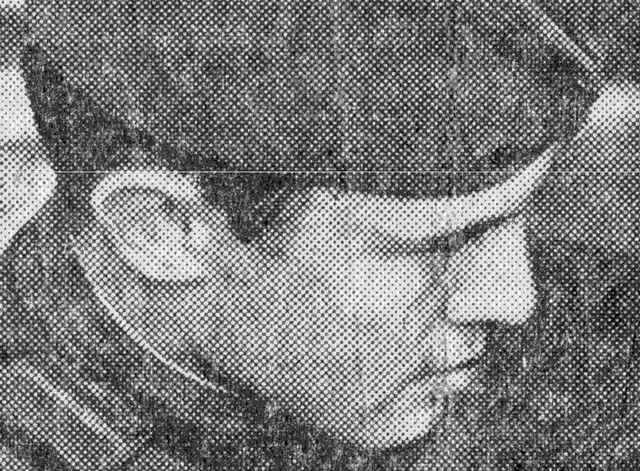
#> input picture Image Processing and Computer Vision-Lab/Geometric Transformation/input.jpg, 640 x 471 px, found by its file name
$ python hit_and_miss.py
#> lines starting #> are read from the running program, lines starting #| are printed output that depends on the picture; after the words box and inside, x2 and y2 are one past the last pixel; in counts of white or black regions, pixels touching at a corner belong together
import sys
sys.path.append("C:\\Users\\SSD\\AppData\\Local\\Programs\\Python\\Python311\\Lib\\site-packages")
import numpy as np
import cv2 as cv
import matplotlib.pyplot as plt


def hit_and_miss(img,k):
    img_c=255-img
    w = np.ones((3,3),np.uint8)
    kc=w-k
    k=k*255
    kc=kc*255


    rate = 50

    k = cv.resize(k, None, fx = rate, fy = rate, interpolation = cv.INTER_NEAREST)
    kc = cv.resize(kc, None, fx = rate, fy = rate, interpolation = cv.INTER_NEAREST)

    cv.imshow('k',k)
    cv.imshow('kc',kc)


    x=cv.erode(img,k,iterations = 1)
    z=cv.erode(img_c,kc,iterations = 1)
    op = np.bitwise_and(x,z)

    return op


img = cv.imread("input.jpg", cv.IMREAD_GRAYSCALE)
#> img is the input picture: shape (471, 640); min 0, max 255, mean 123.6
cv.imshow('input',img)


t, img = cv.threshold(img,100,255,cv.THRESH_BINARY)
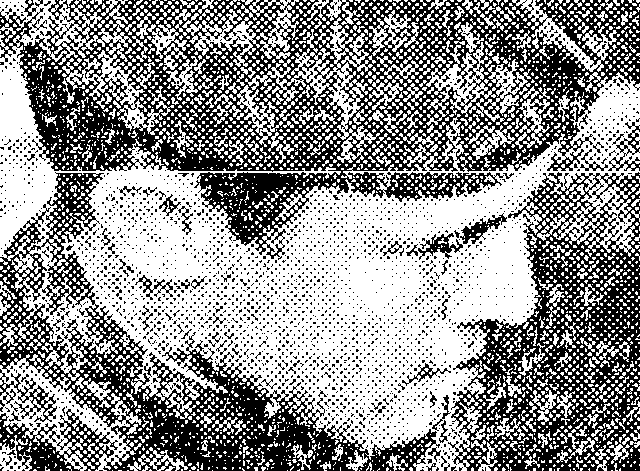
#> img: shape (471, 640); 56.5% white; 2582 black regions (2511 under 20 px), largest, box (x1, y1, x2, y2) and area: (0, 0, 640, 260) 62186, (0, 172, 440, 471) 25985, (448, 172, 640, 471) 25860
img = img.astype(np.uint8)


cv.imshow("Thresh",img)
img_c=255-img
cv.imshow('Image_c',img_c)


k1=np.array([[0,0,0],[1,1,0],[1,0,0]],dtype=np.uint8)
op1=hit_and_miss(img, k1)
#> in hit_and_miss, `cv.imshow('k',k)`:
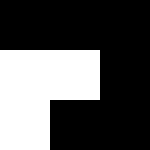
#> window 'k': shape (150, 150); 33.3% white; 1 white region, box (x1, y1, x2, y2) and area: (0, 50, 100, 150) 7500
#> in hit_and_miss, `x=cv.erode(img,k,iterations = 1)`: x: shape (471, 640); every value is 0
cv.imshow('Output for k1',op1)


k2=np.array([[0,1,1],[0,0,1],[0,0,1]],dtype=np.uint8)
op2=hit_and_miss(img, k2)
#> in hit_and_miss (call 2), `cv.imshow('k',k)`:
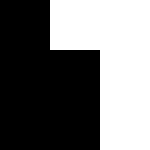
#> window 'k': shape (150, 150); 44.4% white; 1 white region, box (x1, y1, x2, y2) and area: (50, 0, 150, 150) 10000
#> in hit_and_miss (call 2), `x=cv.erode(img,k,iterations = 1)`:
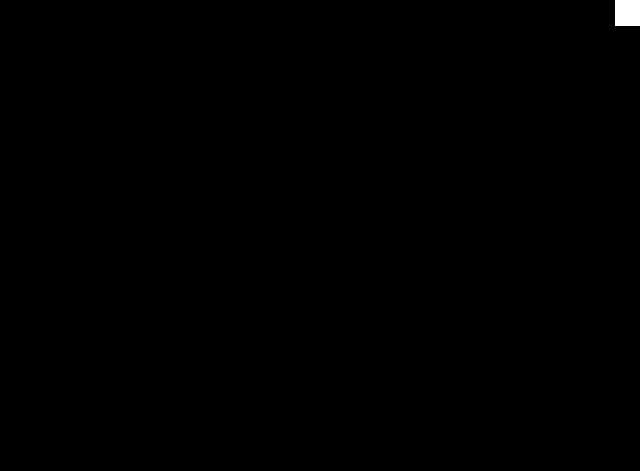
#> x: shape (471, 640); 0.22% white; 1 white region, box (x1, y1, x2, y2) and area: (615, 0, 640, 26) 650
cv.imshow('Output for k2',op2)


k3=np.array([[1,1,1],[0,1,0],[0,1,0]],dtype=np.uint8)
op3=hit_and_miss(img, k3)
#> in hit_and_miss (call 3), `cv.imshow('k',k)`:
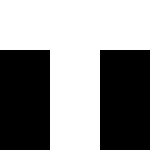
#> window 'k': shape (150, 150); 55.6% white; 2 black regions, box (x1, y1, x2, y2) and area: (0, 50, 50, 150) 5000, (100, 50, 150, 150) 5000
cv.imshow('Output for k3',op3)

cv.waitKey(0)
cv.destroyAllWindows()
